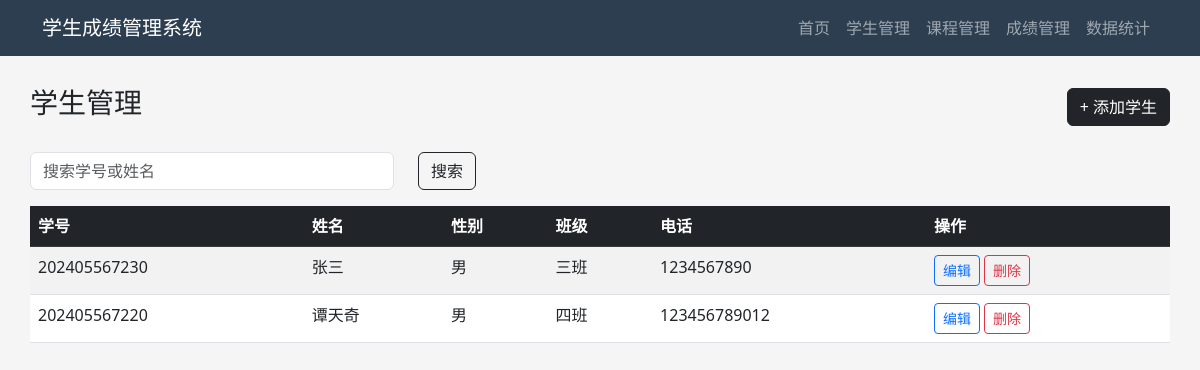
Before: /students with the older database file.
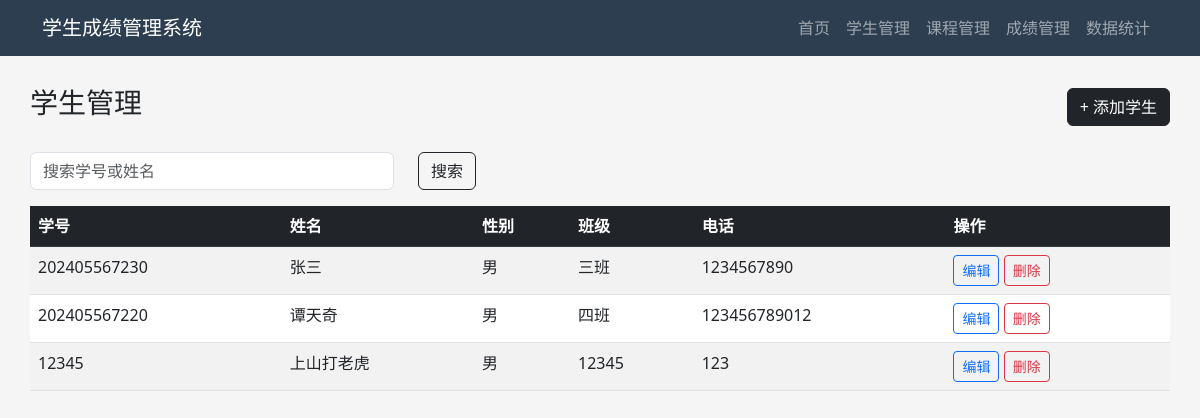
After: the same page with the newer database file.
### tables this page shows
CREATE TABLE student (
            id INTEGER PRIMARY KEY AUTOINCREMENT,
            stu_no TEXT UNIQUE NOT NULL,
            name TEXT NOT NULL,
            gender TEXT,
            class_name TEXT,
            phone TEXT
        );

### app.py (the view)
@app.route('/students')
def student_list():
    keyword = request.args.get('keyword', '')
    db = get_db()
    if keyword:
        students = db.execute(
            "SELECT * FROM student WHERE stu_no LIKE ? OR name LIKE ?",
            (f'%{keyword}%', f'%{keyword}%')
        ).fetchall()
    else:
        students = db.execute("SELECT * FROM student").fetchall()
    db.close()
    return render_template('students.html', students=students, keyword=keyword)

### models/database.py (called while the page is built)
def get_db():
    conn = sqlite3.connect(DB_PATH)
    conn.row_factory = sqlite3.Row
    return conn

### templates/students.html (shortened to what this page needs)
{% extends 'base.html' %}
{% block content %}
<div class="d-flex justify-content-between align-items-center mb-4">
    <h3>学生管理</h3>
    <a href="/students/add" class="btn btn-dark">+ 添加学生</a>
</div>
<form class="row mb-3" method="get" action="/students">
    <div class="col-md-4">
        <input type="text" class="form-control" name="keyword" placeholder="搜索学号或姓名" value="{{ keyword or '' }}">
    </div>
    <div class="col-md-2">
        <button type="submit" class="btn btn-outline-dark">搜索</button>
    </div>
</form>
<table class="table table-striped table-hover">
    <thead class="table-dark">
        <tr>
            <th>学号</th>
            <th>姓名</th>
            <th>性别</th>
            <th>班级</th>
            <th>电话</th>
            <th>操作</th>
        </tr>
    </thead>
    <tbody>
        {% for s in students %}
        <tr>
            <td>{{ s['stu_no'] }}</td>
            <td>{{ s['name'] }}</td>
            <td>{{ s['gender'] }}</td>
            <td>{{ s['class_name'] }}</td>
            <td>{{ s['phone'] }}</td>
            <td>
                <a href="/students/edit/{{ s['id'] }}" class="btn btn-sm btn-outline-primary">编辑</a>
                <a href="/students/delete/{{ s['id'] }}" class="btn btn-sm btn-outline-danger" onclick="return confirm('确定删除吗？')">删除</a>
            </td>
        </tr>
        {% else %}
        <tr>
            <td colspan="6" class="text-center text-muted">暂无学生数据</td>
        </tr>
        {% endfor %}
    </tbody>
</table>
{% endblock %}

### templates/base.html (shortened to what this page needs)
<!DOCTYPE html>
<html lang="zh-CN">
<head>
    <link href="https://cdn.jsdelivr.net/npm/bootstrap@5.3.0/dist/css/bootstrap.min.css" rel="stylesheet">
</head>
<body>
    <nav class="navbar navbar-expand-lg navbar-dark">
        <div class="container">
            <a class="navbar-brand" href="/">学生成绩管理系统</a>
            <div class="navbar-nav ms-auto">
                <a class="nav-link" href="/">首页</a>
                <a class="nav-link" href="/students">学生管理</a>
                <a class="nav-link" href="/courses">课程管理</a>
                <a class="nav-link" href="/scores">成绩管理</a>
                <a class="nav-link" href="/statistics">数据统计</a>
            </div>
        </div>
    </nav>
    <div class="container content">
        {% block content %}{% endblock %}
    </div>
</body>
</html>

### templates/base.html (style rules this page uses)
body { background-color: #f5f5f5; }
.navbar { background-color: #2c3e50 !important; }
.content { padding: 30px 0; }

Changed rows visible on the page:
added student: stu_no "12345", name "上山打老虎", gender "男", class_name "12345", phone "123"
